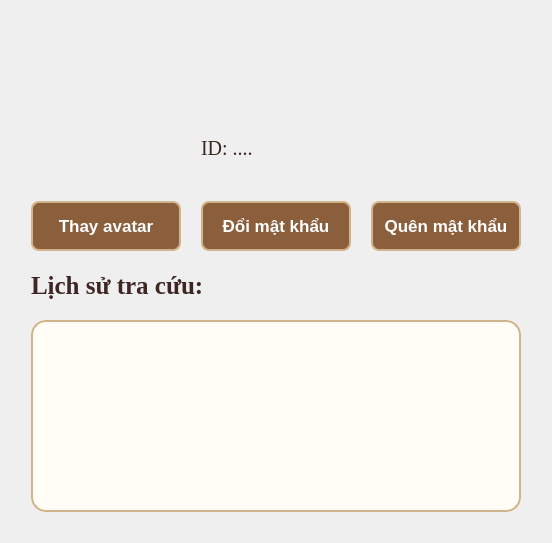
      <widget class="QWidget" name="userPage">
       <layout class="QHBoxLayout" name="horizontalLayout_8">
        <item>
         <spacer name="horizontalSpacer_5">
          <property name="orientation">
           <enum>Qt::Horizontal</enum>
          </property>
          <property name="sizeType">
           <enum>QSizePolicy::Fixed</enum>
          </property>
          <property name="sizeHint" stdset="0">
           <size>
            <width>20</width>
            <height>20</height>
           </size>
          </property>
         </spacer>
        </item>
        <item>
         <layout class="QVBoxLayout" name="verticalLayout_5">
          <property name="spacing">
           <number>20</number>
          </property>
          <item>
           <spacer name="verticalSpacer_4">
            <property name="orientation">
             <enum>Qt::Vertical</enum>
            </property>
            <property name="sizeType">
             <enum>QSizePolicy::Fixed</enum>
            </property>
            <property name="sizeHint" stdset="0">
             <size>
              <width>20</width>
              <height>20</height>
             </size>
            </property>
           </spacer>
          </item>
          <item>
           <layout class="QHBoxLayout" name="horizontalLayout_7">
            <item>
             <widget class="QLabel" name="avatar">
              <property name="minimumSize">
               <size>
                <width>150</width>
                <height>150</height>
               </size>
              </property>
              <property name="maximumSize">
               <size>
                <width>150</width>
                <height>150</height>
               </size>
              </property>
              <property name="text">
               <string/>
              </property>
              <property name="pixmap">
               <pixmap>../img/tải xuống (3).png</pixmap>
              </property>
              <property name="scaledContents">
               <bool>true</bool>
              </property>
             </widget>
            </item>
            <item>
             <layout class="QVBoxLayout" name="verticalLayout_4">
              <item>
               <widget class="QLabel" name="username">
                <property name="font">
                 <font>
                  <family>Times New Roman</family>
                  <pointsize>-1</pointsize>
                  <weight>75</weight>
                  <bold>true</bold>
                 </font>
                </property>
                <property name="styleSheet">
                 <string notr="true">    font-size: 25px;
    color: #3e2723;
border: 0 0 0 0;
font-family: &quot;Times New Roman&quot;;
font-weight: bold;</string>
                </property>
                <property name="text">
                 <string>&lt;username&gt;</string>
                </property>
               </widget>
              </item>
              <item>
               <widget class="QLabel" name="user_id">
                <property name="font">
                 <font>
                  <family>Times New Roman</family>
                  <pointsize>-1</pointsize>
                 </font>
                </property>
                <property name="styleSheet">
                 <string notr="true">    font-size: 20px;
    color: #3e2723;
border: 0 0 0 0;
font-family: &quot;Times New Roman&quot;;</string>
                </property>
                <property name="text">
                 <string>ID: ....</string>
                </property>
               </widget>
              </item>
             </layout>
            </item>
           </layout>
          </item>
          <item>
           <layout class="QHBoxLayout" name="horizontalLayout_6">
            <item>
             <widget class="QPushButton" name="change_avatar">
              <property name="minimumSize">
               <size>
                <width>150</width>
                <height>50</height>
               </size>
              </property>
              <property name="styleSheet">
               <string notr="true">QPushButton {
    background-color: #8b5e3c;
    color: white;
    border-radius: 8px;
    padding: 5px;
font-size: 17px;
font-weight: bold;
    border: 2px solid #d2b48c;
}

QPushButton:hover {
    background-color: #a97449;
}

QPushButton:pressed {
background-color: #3e2723;
}</string>
              </property>
              <property name="text">
               <string>Thay avatar</string>
              </property>
             </widget>
            </item>
            <item>
             <widget class="QPushButton" name="change_password">
              <property name="minimumSize">
               <size>
                <width>150</width>
                <height>50</height>
               </size>
              </property>
              <property name="styleSheet">
               <string notr="true">QPushButton {
    background-color: #8b5e3c;
    color: white;
    border-radius: 8px;
    padding: 5px;
font-size: 17px;
font-weight: bold;
    border: 2px solid #d2b48c;
}

QPushButton:hover {
    background-color: #a97449;
}

QPushButton:pressed {
background-color: #3e2723;
}</string>
              </property>
              <property name="text">
               <string>Đổi mật khẩu</string>
              </property>
             </widget>
            </item>
            <item>
             <widget class="QPushButton" name="forgot_password">
              <property name="minimumSize">
               <size>
                <width>150</width>
                <height>50</height>
               </size>
              </property>
              <property name="styleSheet">
               <string notr="true">QPushButton {
    background-color: #8b5e3c;
    color: white;
    border-radius: 8px;
    padding: 5px;
font-size: 17px;
font-weight: bold;
    border: 2px solid #d2b48c;
}

QPushButton:hover {
    background-color: #a97449;
}

QPushButton:pressed {
background-color: #3e2723;
}</string>
              </property>
              <property name="text">
               <string>Quên mật khẩu</string>
              </property>
             </widget>
            </item>
           </layout>
          </item>
          <item>
           <widget class="QLabel" name="search_history_qlabel">
            <property name="font">
             <font>
              <family>Times New Roman</family>
              <pointsize>-1</pointsize>
              <weight>75</weight>
              <bold>true</bold>
             </font>
            </property>
            <property name="styleSheet">
             <string notr="true">    font-size: 25px;
    color: #3e2723;
border: 0 0 0 0;
font-family: &quot;Times New Roman&quot;;
font-weight: bold;</string>
            </property>
            <property name="text">
             <string>Lịch sử tra cứu:</string>
            </property>
           </widget>
          </item>
          <item>
           <widget class="QTableWidget" name="search_history_table">
            <property name="styleSheet">
             <string notr="true">    font-size: 18px;
    color: #5d4037;
font-family: &quot;Times New Roman&quot;;
    border: 2px solid #d2b48c;
    border-radius: 15px;
    background-color: #fffdf5;</string>
            </property>
           </widget>
          </item>
          <item>
           <spacer name="verticalSpacer_5">
            <property name="orientation">
             <enum>Qt::Vertical</enum>
            </property>
            <property name="sizeType">
             <enum>QSizePolicy::Fixed</enum>
            </property>
            <property name="sizeHint" stdset="0">
             <size>
              <width>20</width>
              <height>20</height>
             </size>
            </property>
           </spacer>
          </item>
         </layout>
        </item>
        <item>
         <spacer name="horizontalSpacer_6">
          <property name="orientation">
           <enum>Qt::Horizontal</enum>
          </property>
          <property name="sizeType">
           <enum>QSizePolicy::Fixed</enum>
          </property>
          <property name="sizeHint" stdset="0">
           <size>
            <width>20</width>
            <height>20</height>
           </size>
          </property>
         </spacer>
        </item>
       </layout>
      </widget>
